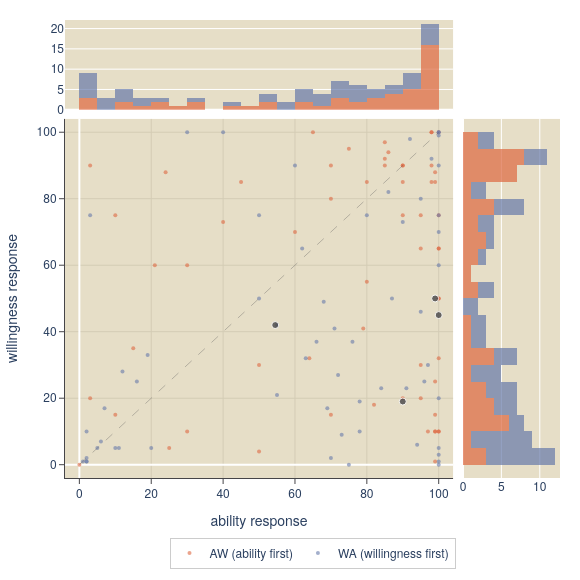

Notebook code cell kept with this figure:
### Code cell
aw = trials[trials['sliderOrder'] == 'AW']
wa = trials[trials['sliderOrder'] == 'WA']

# per-item means from the correct condition + response counts
item_n = trials.groupby('itemID').size().rename('n')
item_means = (
    aw.groupby('itemID')['abilityResponse'].mean()
    .to_frame()
    .join(wa.groupby('itemID')['willingnessResponse'].mean())
    .join(trials.groupby('itemID')['actionPhrase'].first())
    .join(item_n)
    .reset_index()
    .dropna()
)

c0 = '#de6841'  # warm orange — AW
c1 = '#677aaa'  # blue-purple — WA
bg = '#e6dec7'
grid = '#d4ccb5'

import textwrap
def wrap(text, width=55):
    return '<br>'.join(textwrap.wrap(str(text), width))

trials['_q'] = trials['actionPhrase'].apply(lambda x: wrap(f'Can you {x}?'))
trials['_v'] = trials['vignette'].apply(wrap)
item_means['_q'] = item_means['actionPhrase'].apply(lambda x: wrap(f'Can you {x}?'))

pad = 4

fig = make_subplots(
    rows=2, cols=2,
    column_widths=[0.8, 0.2],
    row_heights=[0.2, 0.8],
    shared_xaxes=True,
    shared_yaxes=True,
    horizontal_spacing=0.02,
    vertical_spacing=0.02,
)

# individual responses — one trace per condition for legend
for sliderOrder, color, label in [('AW', c0, 'AW (ability first)'), ('WA', c1, 'WA (willingness first)')]:
    g = trials[trials['sliderOrder'] == sliderOrder]
    fig.add_trace(go.Scatter(
        x=g['abilityResponse'],
        y=g['willingnessResponse'],
        mode='markers',
        name=label,
        marker=dict(color=color, size=4, opacity=0.6, line=dict(width=0)),
        customdata=np.stack([g['_v'], g['_q']], axis=1),
        hovertemplate='<i>%{customdata[0]}</i><br><br><b>"%{customdata[1]}"</b><br>ability: %{x} &nbsp;|&nbsp; willingness: %{y}<extra></extra>',
        legendgroup=sliderOrder,
        showlegend=True,
    ), row=2, col=1)

# per-item means
fig.add_trace(go.Scatter(
    x=item_means['abilityResponse'],
    y=item_means['willingnessResponse'],
    mode='markers',
    name='item mean',
    marker=dict(color='#464548', size=7, opacity=0.8, line=dict(color='white', width=1)),
    customdata=np.stack([item_means['_q'], item_means['n'].astype(int)], axis=1),
    hovertemplate='<b>"%{customdata[0]}"</b><br>ability: %{x:.1f} &nbsp;|&nbsp; willingness: %{y:.1f}<br>n = %{customdata[1]}<extra></extra>',
    showlegend=False,
), row=2, col=1)

fig.add_trace(go.Scatter(
    x=[0, 100], y=[0, 100],
    mode='lines',
    line=dict(color='#464548', width=0.8, dash='dash'),
    opacity=0.4,
    showlegend=False,
    hoverinfo='skip',
), row=2, col=1)

# marginals — stacked by condition
for sliderOrder, color in [('AW', c0), ('WA', c1)]:
    g = trials[trials['sliderOrder'] == sliderOrder]
    fig.add_trace(go.Histogram(
        x=g['abilityResponse'],
        xbins=dict(start=0, end=100, size=5),
        marker_color=color, opacity=0.7,
        legendgroup=sliderOrder, showlegend=False,
    ), row=1, col=1)
    fig.add_trace(go.Histogram(
        y=g['willingnessResponse'],
        ybins=dict(start=0, end=100, size=5),
        marker_color=color, opacity=0.7,
        legendgroup=sliderOrder, showlegend=False,
    ), row=2, col=2)

axis_style = dict(showgrid=True, gridcolor=grid, gridwidth=1,
                  linecolor='#464548', linewidth=1, ticks='outside',
                  tickcolor='#464548')

fig.update_layout(
    barmode='stack',
    width=580, height=580,
    plot_bgcolor=bg,
    paper_bgcolor='white',
    margin=dict(l=60, r=20, t=20, b=90),
    font=dict(family='Avenir, Helvetica Neue, Arial'),
    legend=dict(
        orientation='h',
        x=0.5, y=-0.13,
        xanchor='center', yanchor='top',
        bgcolor='rgba(255,255,255,0.85)',
        bordercolor='#ccc', borderwidth=1,
        font=dict(size=12),
    ),
    hoverlabel=dict(
        bgcolor='rgba(255,255,255,0.45)',
        bordercolor='#464548',
        font=dict(family='Avenir, Helvetica Neue, Arial', size=13, color='#222'),
        namelength=0,
    ),
)
fig.update_xaxes(range=[-pad, 100+pad], title_text='ability response', **axis_style, row=2, col=1)
fig.update_yaxes(range=[-pad, 100+pad], title_text='willingness response', **axis_style, row=2, col=1)
fig.update_xaxes(showticklabels=False, showgrid=False, row=1, col=1)
fig.update_yaxes(showticklabels=False, showgrid=False, row=2, col=2)

fig.write_html(os.path.join(RESULTS_DIR, 'scatter_ability_willingness.html'))
fig.write_image(os.path.join(RESULTS_DIR, 'scatter_ability_willingness.png'), scale=2)
fig.show()

### Figure 1 — Plotly figure (JSON) as saved in the notebook; plotly's stock layout.template omitted (floating-point values rounded to 4 significant figures)
{"data": [{"customdata": [["A friend finds out you just upgraded to a new laptop.<br>They message you right away:", "Can you give me your old laptop now that you have a new<br>one?"], ["A close friend has a problem with their landlord but<br>hates conflict. The heat in their apartment has been<br>out for days. They ask:", "Can you call my landlord to complain about the heat<br>being out?"], ["A friend runs an open mic night and has an unexpected<br>slot open up. They think it would be funny if you<br>filled it. They say:", "Can you do a stand-up comedy set at my open mic<br>tonight?"], ["A close friend is freshening up their new apartment<br>before fully moving in. They message the group:", "Can you help me paint my new bedroom this weekend?"], ["A close friend confides they've been struggling and<br>wants professional support but doesn't know where to<br>start. They look at you and say:", "Can you help me find a good therapist to start seeing?"], ["A close friend calls you in a panic, saying the police<br>are asking where they were last night and they need an<br>alibi. Your friend says:", "Can you tell the police you were with a friend last<br>night when you weren't?"], ["A parent arrives at a subway station entrance and finds<br>the elevator is out of order. Struggling with a heavy<br>stroller while holding a baby, the parent spots you at<br>the top of the stairs and calls out:", "Can you carry a stroller up a short flight of stairs?"], ["A friend is performing in an improv comedy night and<br>knows you find improv a bit tedious. They text you<br>anyway:", "Can you come to my improv show even though you're not<br>into improv?"], ["A person from your recreational sports league explains<br>they are short on rent and won't receive their tax<br>refund for another month. After only a few months of<br>knowing each other, they look at you and say:", "Can you loan me $5,000 until I get my tax refund next<br>month?"], ["Your friend is juggling shopping bags and needs to<br>check their phone. They hold out a bag and say:", "Can you hold this for just one second?"], ["You are at the pool and your friend just got out of the<br>water, dripping wet. The towel is right next to you.<br>They say:", "Can you hand me that towel please?"], ["Your lazy roommate holds out their phone from the<br>couch. They say:", "Can you call and cancel my dentist appointment for me?"], ["Your close friend is applying for a dream job. They<br>email you a draft and say:", "Can you proofread my cover letter before I send it?"], ["A close friend who lives far from family needs to list<br>an emergency contact at their new doctor's office. They<br>look at you and say:", "Can you be listed as my emergency contact at the<br>doctor?"], ["A neighbor is overwhelmed trying to clear out years of<br>accumulated belongings before a move. They knock on<br>your door on a Saturday morning and say:", "Can you spend your day off helping a neighbor sort<br>through all their belongings to donate?"], ["A coworker is stuck on something you understand well.<br>They come to your desk and say:", "Can you explain how this works to me?"], ["A friend finds out you just upgraded to a new laptop.<br>They message you right away:", "Can you give me your old laptop now that you have a new<br>one?"], ["A close friend is launching a small business and has a<br>specific app idea they can't afford to hire a developer<br>for. They know you have done a bit of coding before and<br>say:", "Can you code a basic app from scratch for a new<br>business?"], ["A close friend calls you in a panic — water is spraying<br>from a pipe and the basement floor is already wet. They<br>know you are somewhat handy and say:", "Can you repair a burst water pipe before the basement<br>floods?"], ["A close friend needs to confront someone important in<br>their life and is anxious about saying the right<br>things. They ask if you can role-play it with them:", "Can you help me practice a really hard conversation I<br>have to have?"], ["You are at a park and someone collapses nearby. A<br>panicked bystander turns to you and says:", "Can you perform CPR on him?"], ["You are walking into a dark room and your hand is right<br>by the switch. Someone already inside says:", "Can you flip the light switch on your way in?"], ["A close friend is trying to navigate a tricky<br>professional situation and needs to send a careful<br>message. They sit down next to you and say:", "Can you help me figure out what to say in this email?"], ["Your friend just moved into a new apartment and has a<br>flat-pack bookshelf. They hand you the instructions and<br>say:", "Can you assemble this bookshelf from the instructions?"], ["A manager calls you into their office after hearing a<br>rumor. They suspect someone on the team is job-hunting<br>and you were told about it in confidence. The manager<br>says:", "Can you tell me which coworker told you in confidence<br>that they're looking for another job?"], ["You and a close friend have agreed to do a road trip<br>but no one has planned the logistics yet. They sit back<br>and say:", "Can you plan out the whole route for our road trip next<br>month?"], ["A neighbor is overwhelmed trying to clear out years of<br>accumulated belongings before a move. They knock on<br>your door on a Saturday morning and say:", "Can you spend your day off helping me sort through all<br>my stuff?"], ["A friend references something you mentioned earlier in<br>conversation. They text:", "Can you send me that article you were telling me about?"], ["Your roommate suddenly feels very sick in the middle of<br>the night. They knock on your door and say:", "Can you take me to the emergency room right now?"], ["Your roommate is trying to sleep and your music is<br>pretty loud. They poke their head in and say:", "Can you turn the music down a little?"], ["An acquaintance asks you the night before their early<br>flight. They text:", "Can you give me a ride to the airport at 5am tomorrow?"], ["A friend is competing in a weekly pub trivia night and<br>their fourth teammate just bailed last minute. They<br>call you an hour before it starts and say:", "Can you join my trivia team for tonight's game — we<br>need one more person?"], ["A friend runs an open mic night and has an unexpected<br>slot open up. They think it would be funny if you<br>filled it. They say:", "Can you do a stand-up comedy set at my open mic<br>tonight?"], ["You and a friend are standing at the cliffs overlooking<br>the Channel on a trip to the coast. Your friend peers<br>across at the faint outline of France and says:", "Can you swim across the English Channel right now?"], ["A classmate missed an assignment deadline and wants you<br>to back up a false story. They message you right before<br>class:", "Can you tell the professor I submitted my paper on<br>time?"], ["Your friend is hosting a dinner party and it got bigger<br>than expected. They call you in a panic and say:", "Can you cook dinner for twelve people tonight?"], ["You are at a park and someone collapses nearby. A<br>panicked bystander turns to you and says:", "Can you perform CPR on him?"], ["A friend is going on a trip and wants better photos<br>than their phone can produce. They ask, knowing you<br>take photography seriously:", "Can you lend me your nice camera for my trip next week?"], ["A friend mentions that their parent's birthday is<br>coming up in a few days and they'd love a handmade<br>gift. Knowing you've tried knitting before, they say:", "Can you knit a scarf for someone by the end of the<br>week?"], ["A close friend is going away for the weekend and their<br>usual dog-sitter fell through last minute. They call:", "Can you watch my dog for the whole weekend?"], ["A parent arrives at a subway station entrance and finds<br>the elevator is out of order. Struggling with a heavy<br>stroller while holding a baby, the parent spots you at<br>the top of the stairs and calls out:", "Can you carry a stroller up a short flight of stairs?"], ["A friend loudly references an embarrassing incident you<br>were involved in at a party. They say:", "Can you tell everyone here what really happened last<br>night?"], ["A friend wants to end a situationship but can't bring<br>themselves to do it. They hand you their phone and say:", "Can you text this person from my phone and end things<br>with them for me?"], ["You are wearing a watch and a stranger on the street<br>approaches you and says:", "Can you tell me what time it is?"], ["A close friend is trying to navigate a tricky<br>professional situation and needs to send a careful<br>message. They sit down next to you and say:", "Can you help me figure out what to say in this email?"], ["A close friend who has never filed their own taxes is<br>panicking close to the deadline. They call you in a<br>mild panic:", "Can you help me do my taxes this year?"], ["A close friend is launching a side project and has been<br>stuck on what to call it for weeks. They pull out a<br>notepad at dinner and say:", "Can you help me think of a name for my new business?"], ["After a late evening work event, a coworker asks if you<br>can give them a ride home. When you agree, they tell<br>you their apartment is about forty minutes in the<br>opposite direction from yours. They say:", "Can you take me all the way home even though it's way<br>out of your way?"], ["You are at a party when someone you just met mentions<br>their phone died earlier in the evening and they missed<br>the group photo. They heard you were taking pictures<br>and reach their hand out:", "Can you let me scroll through your phone for a second?"], ["Your upstairs neighbor — someone you've only met<br>briefly a couple of times — knocks on your door in a<br>rush and says they have an unexpected errand and need<br>someone to watch their two young children. They say:", "Can you watch my kids for a couple hours while I'm out?"], ["Your friend's band is performing tonight and their<br>bassist just called in sick an hour before the show.<br>You've played a little guitar before. In desperation<br>your friend calls you and says:", "Can you fill in on bass guitar for the show tonight?"], ["A close friend has been dating someone new and you have<br>some reservations. After you all spent time together,<br>your friend pulls you aside and says:", "Can you tell me what you really think of my new<br>partner?"], ["You are in a long checkout line at a grocery store when<br>an exhausted parent with a crying baby realizes they<br>forgot one item. They look at you desperately and say:", "Can you hold my place in line while I grab one thing?"], ["A close friend's car needs new brake pads and they've<br>watched a tutorial but are nervous doing it alone. They<br>ask if you'll come over and help them work through it:", "Can you help me change the brake pads on my car?"], ["You and a friend are at an outdoor event when someone<br>nearby suffers a serious cut that is bleeding heavily.<br>Your friend is already calling 911 and turns to you:", "Can you apply pressure and stop the bleeding until<br>paramedics arrive?"], ["A close friend is reviewing a lease and spots some<br>confusing language. They send it over and say:", "Can you look at this contract and tell me if this<br>clause is okay?"], ["A close friend has been stuck in bed with the flu for<br>several days and hasn't been able to cook. They text<br>you saying they haven't eaten much, and then add:", "Can you bring me a home-cooked meal?"], ["You are at a construction site when a worker becomes<br>trapped under a collapsed beam and cannot be pulled<br>free. The only way to lift it is a specialized<br>industrial crane. A foreman runs up to you and says:", "Can you operate the crane to lift the beam off them?"], ["You are at a family gathering when an elderly relative<br>suddenly struggles to breathe and turns blue. A<br>bystander recognizes the signs of a collapsed lung and<br>says a needle decompression is the only immediate<br>option. They hand you the kit and say:", "Can you do the needle decompression?"], ["A close friend is relocating for work and is<br>overwhelmed by the rental market in an unfamiliar city.<br>They reach out for help:", "Can you help me find an apartment in the city I'm<br>moving to?"]], "hovertemplate": "<i>%{customdata[0]}</i><br><br><b>\"%{customdata[1]}\"</b><br>ability: %{x} &nbsp;|&nbsp; willingness: %{y}<extra></extra>", "legendgroup": "AW", "marker": {"color": "#de6841", "line": {"width": 0}, "opacity": 0.6, "size": 4}, "mode": "markers", "name": "AW (ability first)", "showlegend": true, "type": "scatter", "x": [100.0, 100.0, 99.0, 79.0, 24.0, 82.0, 40.0, 99.0, 30.0, 85.0, 99.0, 99.0, 86.0, 99.0, 64.0, 100.0, 100.0, 90.0, 80.0, 98.0, 75.0, 98.0, 85.0, 95.0, 95.0, 70.0, 95.0, 98.0, 85.0, 98.0, 90.0, 100.0, 10.0, 0.0, 99.0, 50.0, 65.0, 100.0, 25.0, 97.0, 90.0, 100.0, 99.0, 100.0, 90.0, 80.0, 70.0, 95.0, 100.0, 50.0, 10.0, 70.0, 90.0, 21.0, 45.0, 60.0, 30.0, 3.0, 3.0, 15.0], "xaxis": "x3", "y": [50.0, 10.0, 10.0, 41.0, 88.0, 18.0, 73.0, 15.0, 10.0, 97.0, 85.0, 1.0, 94.0, 88.0, 32.0, 65.0, 65.0, 85.0, 85.0, 90.0, 95.0, 100.0, 90.0, 75.0, 20.0, 15.0, 30.0, 100.0, 92.0, 85.0, 20.0, 50.0, 75.0, 0.0, 25.0, 4.0, 100.0, 10.0, 5.0, 10.0, 90.0, 32.0, 10.0, 100.0, 90.0, 55.0, 90.0, 65.0, 75.0, 30.0, 15.0, 80.0, 75.0, 60.0, 85.0, 70.0, 60.0, 20.0, 90.0, 35.0], "yaxis": "y3"}, {"customdata": [["A friend has been working on a business idea they're<br>very excited about and wants your real opinion. They<br>pitch it enthusiastically and then say:", "Can you give me your honest take on my business idea?"], ["A classmate who almost never comes to class asks you<br>right before the exam:", "Can you share your class notes with me?"], ["You are visiting a relative who raises backyard<br>chickens and wants to prepare one fresh for a family<br>dinner. They know you grew up around farms and hand you<br>the bird:", "Can you slaughter and clean the chicken for dinner?"], ["A coworker confides they missed the submission deadline<br>for their time sheet and the supervisor is unreachable<br>for a week. They say the signature is just a formality<br>and ask:", "Can you forge my supervisor's signature on my time<br>sheet?"], ["You are coming home late when a traveler stops you<br>outside your building, explaining that every nearby<br>hotel is full and their next bus isn't until morning.<br>They look desperate and say:", "Can you let me stay in your apartment for one night?"], ["A person at a public pool realizes their retainer fell<br>into the drain at the bottom of the deep end. There's<br>no pool staff available and they can't swim well enough<br>to reach it. They look around at the other swimmers and<br>say:", "Can you dive down and get my retainer from the drain?"], ["You are at a large company event. Your manager suddenly<br>puts you on the spot and says:", "Can you give a speech in front of everyone right now?"], ["A close friend cracked their laptop screen and has<br>ordered a replacement panel online. They need someone<br>to carefully disassemble the laptop to install it. They<br>ask:", "Can you take apart my laptop and swap in the new<br>screen?"], ["You are a passenger in a small charter plane when the<br>pilot slumps forward and becomes unresponsive. The only<br>other adult aboard grabs your arm and says:", "Can you land this small plane safely — the pilot just<br>passed out?"], ["You are helping at a friend's community fair booth. The<br>person who was supposed to do novelty palm readings<br>hasn't shown up and the booth is already open. Your<br>friend looks at you and says:", "Can you fill in and do the palm readings for the booth?"], ["Your friend runs a small nonprofit and their donor<br>database just got corrupted right before a major<br>fundraising campaign. They know you've done some coding<br>before and call you in a panic:", "Can you recover the corrupted donor database before the<br>campaign launches?"], ["Your friend needs an urgent translation of a document<br>for an immigration matter. They hand it to you and say:", "Can you translate this legal document from Korean?"], ["A coworker you barely know comes to your desk and asks<br>you to read a long, emotional letter they wrote to<br>their ex-partner asking for another chance. They say:", "Can you read through my letter to my ex and tell me<br>what you think?"], ["A friend is having a medical emergency in a remote<br>area. There is a helicopter nearby but no pilot. Your<br>friend gasps:", "Can you fly us to the hospital in that helicopter?"], ["You and a friend are in a waiting room when someone<br>nearby starts hyperventilating and shaking<br>uncontrollably. Your friend turns to you since you once<br>mentioned knowing some first-aid:", "Can you talk this person down from their panic attack?"], ["You are walking by a lake on a very cold winter day<br>with a friend. Your friend grins and says:", "Can you jump into the lake right now?"], ["You are driving around looking for parking with a<br>friend. They spot a very tight space and say:", "Can you parallel park in that tiny spot?"], ["You are at a house party when a guest shows you an<br>enormous, painful blister on their heel from new shoes.<br>They've heard you have some basic first aid knowledge<br>and say:", "Can you pop this blister for me?"], ["A family member wants to reach out to a long-lost<br>relative overseas but doesn't speak French. You took<br>two semesters of French in high school and they say<br>you're their only option:", "Can you write a letter to my relative in French for me?"], ["A close friend made a serious mistake in an important<br>relationship and wants to make it right. They sit down<br>with you and say:", "Can you help me write an apology to someone I really<br>hurt?"], ["You are in a remote mountain cabin when your friend<br>suddenly collapses and loses consciousness. A nurse on<br>an emergency call says your friend has dangerously<br>elevated pressure in their skull and that a small<br>relief hole is the only option. They walk you through<br>it and say:", "Can you drill the burr hole?"], ["A coworker is launching a personal blog as a side<br>project and wants regular content but doesn't like<br>writing. They pitch you:", "Can you ghostwrite my blog posts for the next few<br>months?"], ["An actor in your friend group has dropped out of a<br>small performance last minute. The event organizer is<br>scrambling and turns to you since you once mentioned<br>taking a drama class:", "Can you memorize a ten-minute monologue and perform it<br>at the event tonight?"], ["You are waiting at a busy intersection when you notice<br>a visually impaired person standing at the corner,<br>hesitating as traffic is heavy. They tap their cane,<br>turn toward you, and say:", "Can you help me cross the street?"], ["A close friend has been dealing with chronic back pain<br>and desperately wants some relief. They have heard you<br>mention interest in alternative medicine and say:", "Can you do a few acupuncture points on my back?"], ["Your neighbor comes to your door looking stressed:<br>their car has a flat tire and they have an important<br>medical appointment soon. They say:", "Can you help me change this tire?"], ["You are on a hiking trail when a hiker trips and lands<br>badly, unable to bear weight on their leg. The group<br>agrees it looks broken and they need to be carried out.<br>Someone turns to you and says:", "Can you help improvise a splint so we can move them?"], ["A community organizer is recruiting volunteers for a<br>full weekend cleanup of a badly neglected public park.<br>They approach you after a neighborhood meeting and say:", "Can you spend your entire weekend picking up litter in<br>the local park?"], ["You are volunteering at an animal shelter when a staff<br>member says all the regular handlers are occupied. One<br>large, anxious dog hasn't been out all day. The staff<br>member turns to you and says:", "Can you take the big dog in kennel 7 out for a walk?"], ["A stranger sitting next to you at a bus stop explains<br>that their internet back home is down. They lean over<br>and say:", "Can you let me connect to the Wi-Fi at your place for a<br>bit?"], ["Your very fit friend just entered a race and wants a<br>running buddy. You haven't been working out much. They<br>text you three days before the race:", "Can you run the 10K race with me this Saturday?"], ["Your friend's car has broken down on the side of the<br>road. Your friend turns to you and says:", "Can you fix the engine on this car?"], ["A friend without a car wants to get out of the city for<br>the weekend. They've been hinting at it for a while and<br>finally say:", "Can you lend me your car for a weekend road trip?"], ["A close friend is about to meet their partner's<br>Spanish-speaking family and is panicking about the<br>language barrier. They call you:", "Can you teach me enough Spanish to have a real<br>conversation with my partner's family?"], ["An acquaintance asks you the night before their early<br>flight. They text:", "Can you give me a ride to the airport at 5am tomorrow?"], ["A friend runs an open mic night and has an unexpected<br>slot open up. They think it would be funny if you<br>filled it. They say:", "Can you do a stand-up comedy set at my open mic<br>tonight?"], ["Your fitness-obsessed friend has been trying to get you<br>on their early morning workout schedule. They text you<br>at 10pm the night before:", "Can you come to the gym with me at 6am tomorrow?"], ["A friend who runs a small literary magazine has a last-<br>minute gap to fill. They reach out to you the evening<br>before the deadline:", "Can you write a short story for my literary magazine by<br>tomorrow morning?"], ["Someone approaches you on a busy sidewalk with a<br>clipboard and says:", "Can you sign this petition for me?"], ["A close friend has a problem with their landlord but<br>hates conflict. The heat in their apartment has been<br>out for days. They ask:", "Can you call my landlord to complain about the heat<br>being out?"], ["A friend calls you in a tense whisper, explaining they<br>were somewhere they shouldn't have been and their<br>partner is now asking questions. They say:", "Can you cover for me by telling my partner you were<br>with me last night?"], ["You are at the gym with a friend who is attempting a<br>heavy barbell lift. They turn to you before getting<br>under the bar:", "Can you spot me for this lift?"], ["You and some friends are at a hot wing restaurant. One<br>friend holds up a pepper and says:", "Can you eat this entire ghost pepper?"], ["A friend is performing in an improv comedy night and<br>knows you find improv a bit tedious. They text you<br>anyway:", "Can you come to my improv show even though you're not<br>into improv?"], ["A friend who has been interested in your recent ex-<br>partner asks you:", "Can you introduce me to your ex so I can ask them out?"], ["A close friend lost their mother and needs to deliver a<br>eulogy. They're trying to prepare and reach out to you:", "Can you help me practice the speech I have to give at<br>my mom's memorial?"], ["A friend has badly procrastinated on a major assignment<br>and calls you in a panic the night before it's due:", "Can you rewrite my whole essay from scratch, it's due<br>tomorrow?"], ["Your partner texts you while you are finishing up at<br>the grocery store. They just realized you are out of<br>milk and need some for dinner. They say:", "Can you pick up some milk from the store on your way<br>home?"], ["A close friend has a problem with their landlord but<br>hates conflict. The heat in their apartment has been<br>out for days. They ask:", "Can you call my landlord to complain about the heat<br>being out?"], ["An acquaintance at a dinner party turns to you and<br>bluntly asks:", "Can you tell me how much money you make?"], ["A stranger sitting next to you at a restaurant counter<br>gestures at your plate and says:", "Can you let me try a bite of your food?"], ["A friend is job searching and asks for help. They send<br>their resume and say:", "Can you look over my resume this week and give me<br>feedback?"], ["A friend of a friend is moving into a new apartment<br>with no elevator and barely any help. Your mutual<br>friend mentions this and says they heard you might be<br>free:", "Can you spend your whole weekend helping a near-<br>stranger move into a fifth-floor walk-up?"], ["You are waiting at an airport gate when the person next<br>to you notices your charger plugged into the outlet.<br>Their phone is about to die before an important call<br>they need to make. They say:", "Can you lend a phone charger for twenty minutes?"], ["A friend calls you in a tense whisper, explaining they<br>were somewhere they shouldn't have been and their<br>partner is now asking questions. They say:", "Can you cover for a friend by telling their partner you<br>were all together last night?"], ["A friend's sibling is getting married and the hired<br>baker just cancelled a week before the event. Your<br>friend knows you enjoy baking and calls you in a panic:", "Can you bake a professional three-tier wedding cake for<br>a sibling's wedding?"], ["A coworker you barely know asks you the evening before<br>their shift. They text you:", "Can you cover my shift tomorrow morning?"], ["A close friend's electrical outlet stopped working and<br>they need it for their work setup. They look at you<br>hopefully and say:", "Can you rewire the broken electrical outlet in my<br>apartment?"], ["Your close friend is arriving from a trip and their<br>ride fell through last minute. They text you:", "Can you pick me up from the airport tonight?"], ["Your close friend has a big talk at work tomorrow and<br>is nervous. They say:", "Can you help me practice my presentation before<br>tomorrow?"]], "hovertemplate": "<i>%{customdata[0]}</i><br><br><b>\"%{customdata[1]}\"</b><br>ability: %{x} &nbsp;|&nbsp; willingness: %{y}<extra></extra>", "legendgroup": "WA", "marker": {"color": "#677aaa", "line": {"width": 0}, "opacity": 0.6, "size": 4}, "mode": "markers", "name": "WA (willingness first)", "showlegend": true, "type": "scatter", "x": [100.0, 100.0, 70.0, 100.0, 100.0, 80.0, 78.0, 7.0, 2.0, 5.0, 1.0, 2.0, 100.0, 2.0, 73.0, 100.0, 50.0, 95.0, 100.0, 50.0, 40.0, 75.0, 20.0, 100.0, 3.0, 60.0, 30.0, 100.0, 100.0, 100.0, 72.0, 12.0, 63.0, 19.0, 78.0, 55.0, 55.0, 84.0, 96.0, 90.0, 95.0, 62.0, 68.0, 87.0, 91.0, 100.0, 10.0, 92.0, 69.0, 97.0, 94.0, 86.0, 6.0, 71.0, 76.0, 16.0, 11.0, 2.0, 66.0, 98.0], "xaxis": "x3", "y": [75.0, 20.0, 2.0, 5.0, 60.0, 75.0, 10.0, 17.0, 1.0, 5.0, 1.0, 1.0, 70.0, 10.0, 9.0, 1.0, 50.0, 80.0, 100.0, 75.0, 100.0, 0.0, 5.0, 99.0, 75.0, 90.0, 100.0, 0.0, 100.0, 3.0, 27.0, 28.0, 32.0, 33.0, 19.0, 42.0, 21.0, 23.0, 25.0, 73.0, 46.0, 65.0, 49.0, 50.0, 23.0, 90.0, 5.0, 98.0, 17.0, 30.0, 6.0, 82.0, 7.0, 41.0, 37.0, 25.0, 5.0, 2.0, 37.0, 92.0], "yaxis": "y3"}, {"customdata": [["Can you give me a ride to the airport at 5am tomorrow?", 2], ["Can you come to my improv show even though you're not<br>into improv?", 2], ["Can you do a stand-up comedy set at my open mic<br>tonight?", 3], ["Can you call my landlord to complain about the heat<br>being out?", 3]], "hovertemplate": "<b>\"%{customdata[0]}\"</b><br>ability: %{x:.1f} &nbsp;|&nbsp; willingness: %{y:.1f}<br>n = %{customdata[1]}<extra></extra>", "marker": {"color": "#464548", "line": {"color": "white", "width": 1}, "opacity": 0.8, "size": 7}, "mode": "markers", "name": "item mean", "showlegend": false, "type": "scatter", "x": [90.0, 99.0, 54.5, 100.0], "xaxis": "x3", "y": [19.0, 50.0, 42.0, 45.0], "yaxis": "y3"}, {"hoverinfo": "skip", "line": {"color": "#464548", "dash": "dash", "width": 0.8}, "mode": "lines", "opacity": 0.4, "showlegend": false, "type": "scatter", "x": [0, 100], "xaxis": "x3", "y": [0, 100], "yaxis": "y3"}, {"legendgroup": "AW", "marker": {"color": "#de6841"}, "opacity": 0.7, "showlegend": false, "type": "histogram", "x": [100.0, 100.0, 99.0, 79.0, 24.0, 82.0, 40.0, 99.0, 30.0, 85.0, 99.0, 99.0, 86.0, 99.0, 64.0, 100.0, 100.0, 90.0, 80.0, 98.0, 75.0, 98.0, 85.0, 95.0, 95.0, 70.0, 95.0, 98.0, 85.0, 98.0, 90.0, 100.0, 10.0, 0.0, 99.0, 50.0, 65.0, 100.0, 25.0, 97.0, 90.0, 100.0, 99.0, 100.0, 90.0, 80.0, 70.0, 95.0, 100.0, 50.0, 10.0, 70.0, 90.0, 21.0, 45.0, 60.0, 30.0, 3.0, 3.0, 15.0], "xaxis": "x", "xbins": {"end": 100, "size": 5, "start": 0}, "yaxis": "y"}, {"legendgroup": "AW", "marker": {"color": "#de6841"}, "opacity": 0.7, "showlegend": false, "type": "histogram", "xaxis": "x4", "y": [50.0, 10.0, 10.0, 41.0, 88.0, 18.0, 73.0, 15.0, 10.0, 97.0, 85.0, 1.0, 94.0, 88.0, 32.0, 65.0, 65.0, 85.0, 85.0, 90.0, 95.0, 100.0, 90.0, 75.0, 20.0, 15.0, 30.0, 100.0, 92.0, 85.0, 20.0, 50.0, 75.0, 0.0, 25.0, 4.0, 100.0, 10.0, 5.0, 10.0, 90.0, 32.0, 10.0, 100.0, 90.0, 55.0, 90.0, 65.0, 75.0, 30.0, 15.0, 80.0, 75.0, 60.0, 85.0, 70.0, 60.0, 20.0, 90.0, 35.0], "yaxis": "y4", "ybins": {"end": 100, "size": 5, "start": 0}}, {"legendgroup": "WA", "marker": {"color": "#677aaa"}, "opacity": 0.7, "showlegend": false, "type": "histogram", "x": [100.0, 100.0, 70.0, 100.0, 100.0, 80.0, 78.0, 7.0, 2.0, 5.0, 1.0, 2.0, 100.0, 2.0, 73.0, 100.0, 50.0, 95.0, 100.0, 50.0, 40.0, 75.0, 20.0, 100.0, 3.0, 60.0, 30.0, 100.0, 100.0, 100.0, 72.0, 12.0, 63.0, 19.0, 78.0, 55.0, 55.0, 84.0, 96.0, 90.0, 95.0, 62.0, 68.0, 87.0, 91.0, 100.0, 10.0, 92.0, 69.0, 97.0, 94.0, 86.0, 6.0, 71.0, 76.0, 16.0, 11.0, 2.0, 66.0, 98.0], "xaxis": "x", "xbins": {"end": 100, "size": 5, "start": 0}, "yaxis": "y"}, {"legendgroup": "WA", "marker": {"color": "#677aaa"}, "opacity": 0.7, "showlegend": false, "type": "histogram", "xaxis": "x4", "y": [75.0, 20.0, 2.0, 5.0, 60.0, 75.0, 10.0, 17.0, 1.0, 5.0, 1.0, 1.0, 70.0, 10.0, 9.0, 1.0, 50.0, 80.0, 100.0, 75.0, 100.0, 0.0, 5.0, 99.0, 75.0, 90.0, 100.0, 0.0, 100.0, 3.0, 27.0, 28.0, 32.0, 33.0, 19.0, 42.0, 21.0, 23.0, 25.0, 73.0, 46.0, 65.0, 49.0, 50.0, 23.0, 90.0, 5.0, 98.0, 17.0, 30.0, 6.0, 82.0, 7.0, 41.0, 37.0, 25.0, 5.0, 2.0, 37.0, 92.0], "yaxis": "y4", "ybins": {"end": 100, "size": 5, "start": 0}}], "layout": {"barmode": "stack", "font": {"family": "Avenir, Helvetica Neue, Arial"}, "height": 580, "hoverlabel": {"bgcolor": "rgba(255,255,255,0.45)", "bordercolor": "#464548", "font": {"color": "#222", "family": "Avenir, Helvetica Neue, Arial", "size": 13}, "namelength": 0}, "legend": {"bgcolor": "rgba(255,255,255,0.85)", "bordercolor": "#ccc", "borderwidth": 1, "font": {"size": 12}, "orientation": "h", "x": 0.5, "xanchor": "center", "y": -0.13, "yanchor": "top"}, "margin": {"b": 90, "l": 60, "r": 20, "t": 20}, "paper_bgcolor": "white", "plot_bgcolor": "#e6dec7", "width": 580, "xaxis": {"anchor": "y", "domain": [0, 0.784], "matches": "x3", "showgrid": false, "showticklabels": false}, "xaxis2": {"anchor": "y2", "domain": [0.804, 1], "matches": "x4", "showticklabels": false}, "xaxis3": {"anchor": "y3", "domain": [0, 0.784], "gridcolor": "#d4ccb5", "gridwidth": 1, "linecolor": "#464548", "linewidth": 1, "range": [-4, 104], "showgrid": true, "tickcolor": "#464548", "ticks": "outside", "title": {"text": "ability response"}}, "xaxis4": {"anchor": "y4", "domain": [0.804, 1]}, "yaxis": {"anchor": "x", "domain": [0.804, 1]}, "yaxis2": {"anchor": "x2", "domain": [0.804, 1], "matches": "y", "showticklabels": false}, "yaxis3": {"anchor": "x3", "domain": [0, 0.784], "gridcolor": "#d4ccb5", "gridwidth": 1, "linecolor": "#464548", "linewidth": 1, "range": [-4, 104], "showgrid": true, "tickcolor": "#464548", "ticks": "outside", "title": {"text": "willingness response"}}, "yaxis4": {"anchor": "x4", "domain": [0, 0.784], "matches": "y3", "showgrid": false, "showticklabels": false}}}
